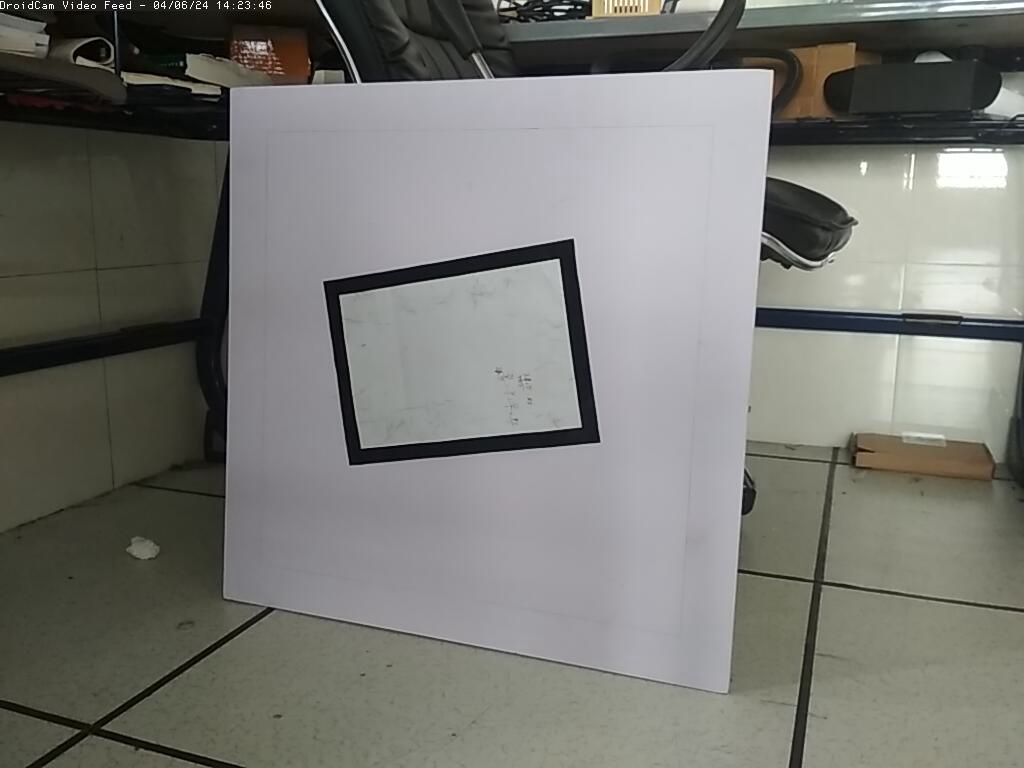
#> input picture img/i.png, 1024 x 768 px
$ jupyter execute test.ipynb
#> lines starting #> are read from the running program, lines starting #| are printed output that depends on the picture
[cell 1]
import cv2 as cv
import numpy as np
from matplotlib import pyplot as plt

[cell 2]
# 14.12 使用 LUT 调节饱和度和明度
img = cv.imread("img/i.png", flags=1)  # 读取彩色
#> img is the input picture: shape (768, 1024, 3); mean B, G, R 114.7, 119.8, 119.5
hsv = cv.cvtColor(img, cv.COLOR_BGR2HSV)  # 色彩空间转换, BGR->HSV
#> hsv: shape (768, 1024, 3); mean H, S, V 69.2, 29.6, 122.2

# 调节通道强度
lutWeaken = np.array([int(0.6*i) for i in range(256)]).astype("uint8")
lutEqual = np.array([i for i in range(256)]).astype("uint8")
lutRaisen = np.array([int(102+0.6*i) for i in range(256)]).astype("uint8")
# 调节饱和度
lutSWeaken = np.dstack((lutEqual, lutWeaken, lutEqual))  # Saturation weaken
lutSRaisen = np.dstack((lutEqual, lutRaisen, lutEqual))  # Saturation raisen
# 调节明度
lutVWeaken = np.dstack((lutEqual, lutEqual, lutWeaken))  # Value weaken
lutVRaisen = np.dstack((lutEqual, lutEqual, lutRaisen))  # Value raisen

blendSWeaken = cv.LUT(hsv, lutSWeaken)  # 饱和度降低
#> blendSWeaken: shape (768, 1024, 3); mean H, S, V 69.2, 17.3, 122.2
blendSRaisen = cv.LUT(hsv, lutSRaisen)  # 饱和度增大
#> blendSRaisen: shape (768, 1024, 3); mean H, S, V 69.2, 119.3, 122.2
blendVWeaken = cv.LUT(hsv, lutVWeaken)  # 明度降低
#> blendVWeaken: shape (768, 1024, 3); mean H, S, V 69.2, 29.6, 72.9
blendVRaisen = cv.LUT(hsv, lutVRaisen)  # 明度升高
#> blendVRaisen: shape (768, 1024, 3); mean H, S, V 69.2, 29.6, 174.9

plt.figure(figsize=(9, 6))
plt.subplot(231), plt.axis('off'), plt.title("Saturation weaken")
plt.imshow(cv.cvtColor(blendSWeaken, cv.COLOR_HSV2RGB))
plt.subplot(232), plt.axis('off'), plt.title("Normal saturation")
plt.imshow(cv.cvtColor(img, cv.COLOR_BGR2RGB))
plt.subplot(233), plt.axis('off'), plt.title("Saturation raisen")
plt.imshow(cv.cvtColor(blendSRaisen, cv.COLOR_HSV2RGB))
plt.subplot(234), plt.axis('off'), plt.title("Value weaken")
plt.imshow(cv.cvtColor(blendVWeaken, cv.COLOR_HSV2RGB))
plt.subplot(235), plt.axis('off'), plt.title("Normal value")
plt.imshow(cv.cvtColor(img, cv.COLOR_BGR2RGB))
plt.subplot(236), plt.axis('off'), plt.title("Value raisen")
plt.imshow(cv.cvtColor(blendVRaisen, cv.COLOR_HSV2RGB))
plt.tight_layout()
plt.show()
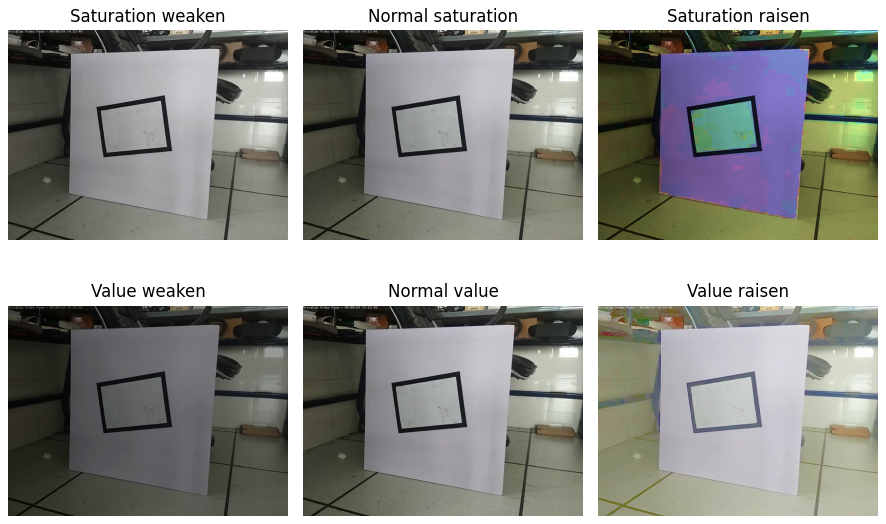
#> figure drawn by matplotlib, 6 panels

[cell 3]
img = cv.imread("img/i.png", flags=1)  # 读取彩色

maxG = 128  # 修改颜色通道最大值，0<=maxG<=255
lutHalf = np.array([int(i * maxG/255) for i in range(256)]).astype("uint8")
lutEqual = np.array([i for i in range(256)]).astype("uint8")

lut3HalfB = np.dstack((lutHalf, lutEqual, lutEqual))  # (1,256,3), B_half/BGR
lut3HalfG = np.dstack((lutEqual, lutHalf, lutEqual))  # (1,256,3), G_half/BGR
lut3HalfR = np.dstack((lutEqual, lutEqual, lutHalf))  # (1,256,3), R_half/BGR

blendHalfB = cv.LUT(img, lut3HalfB)  # B 通道衰减 50%
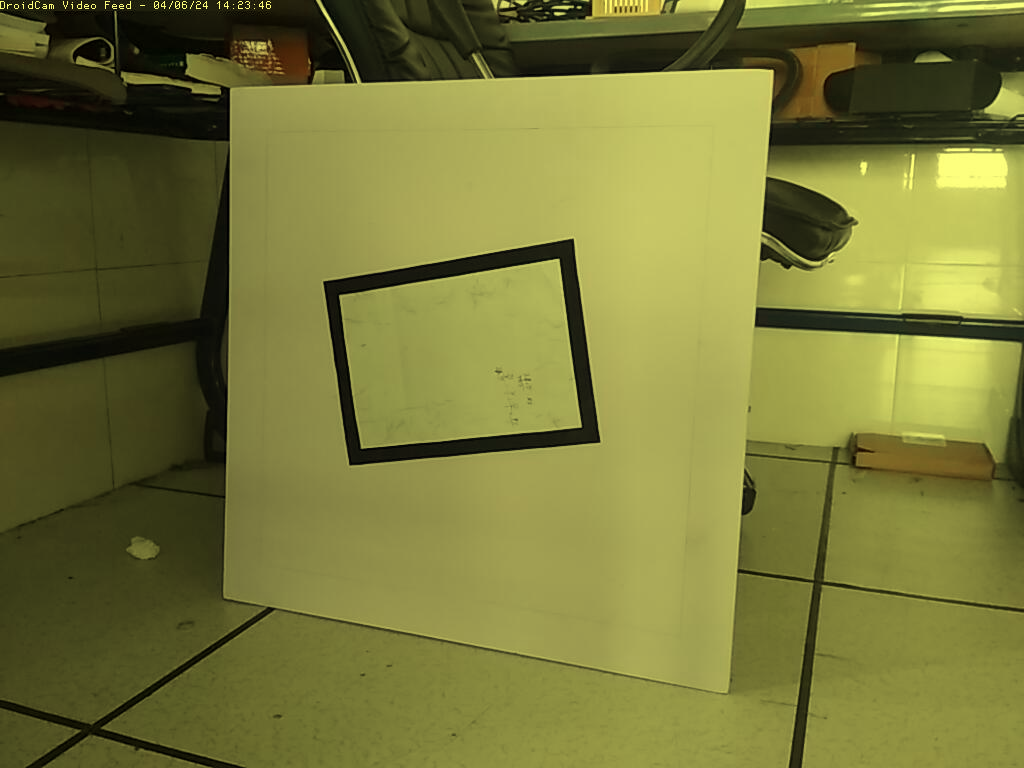
#> blendHalfB: shape (768, 1024, 3); mean B, G, R 57.1, 119.8, 119.5
blendHalfG = cv.LUT(img, lut3HalfG)  # G 通道衰减 50%
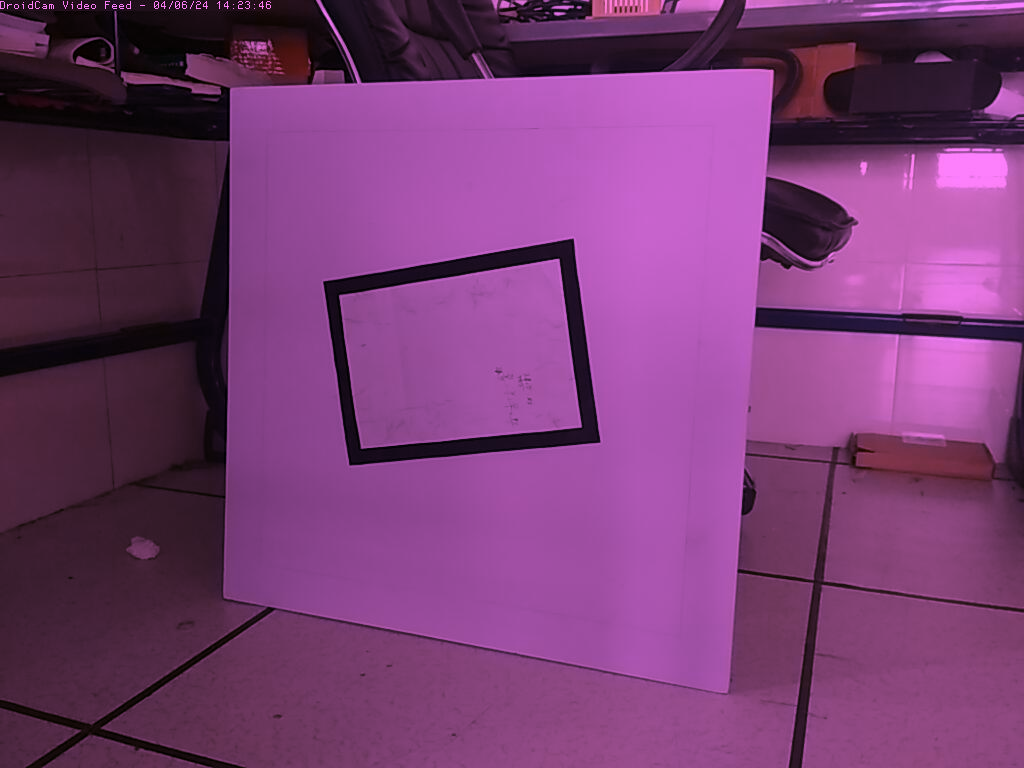
#> blendHalfG: shape (768, 1024, 3); mean B, G, R 114.7, 59.6, 119.5
blendHalfR = cv.LUT(img, lut3HalfR)  # R 通道衰减 50%
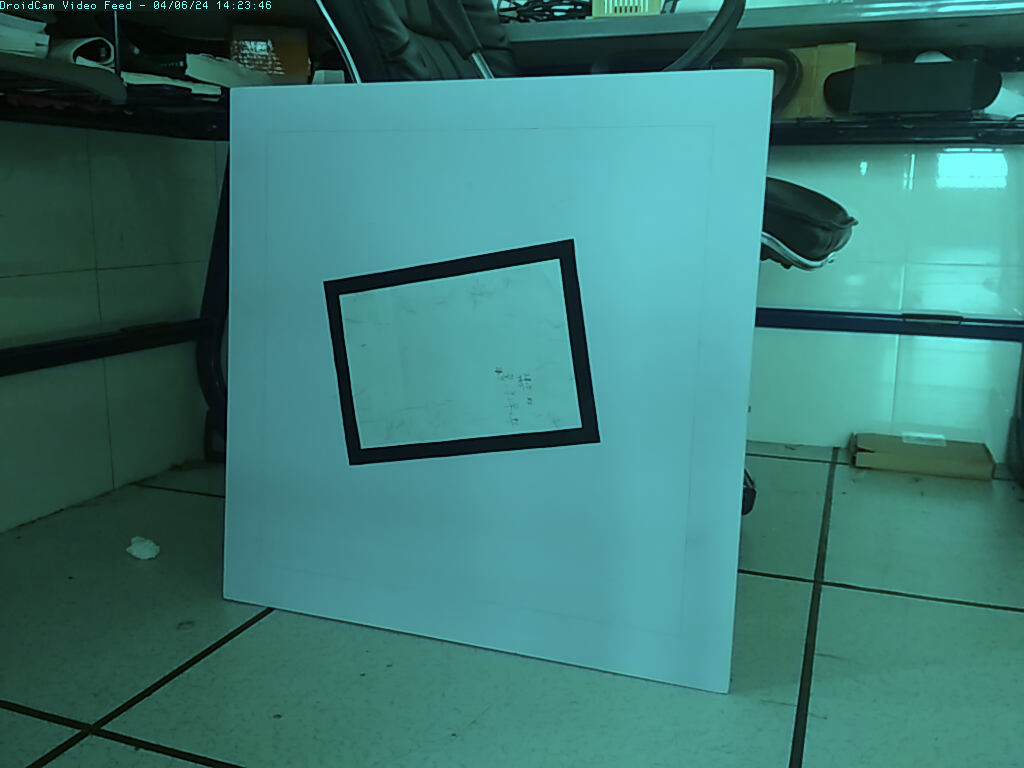
#> blendHalfR: shape (768, 1024, 3); mean B, G, R 114.7, 119.8, 59.5

print(img.shape, lutHalf.shape, lut3HalfB.shape, blendHalfB.shape)
#| (768, 1024, 3) (256,) (1, 256, 3) (768, 1024, 3)
plt.figure(figsize=(9, 5))
plt.subplot(131), plt.axis('off'), plt.title("B half decayed")
plt.imshow(cv.cvtColor(blendHalfB, cv.COLOR_BGR2RGB))
plt.subplot(132), plt.axis('off'), plt.title("G half decayed")
plt.imshow(cv.cvtColor(blendHalfG, cv.COLOR_BGR2RGB))
plt.subplot(133), plt.axis('off'), plt.title("R half decayed")
plt.imshow(cv.cvtColor(blendHalfR, cv.COLOR_BGR2RGB))
plt.tight_layout()
plt.show()
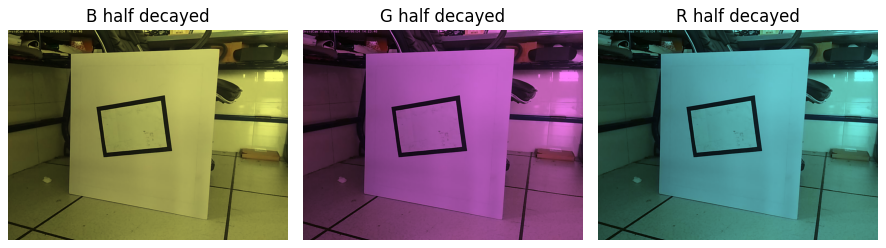
#> figure drawn by matplotlib, 3 panels

$ run again, with img/j.png copied over img/i.png
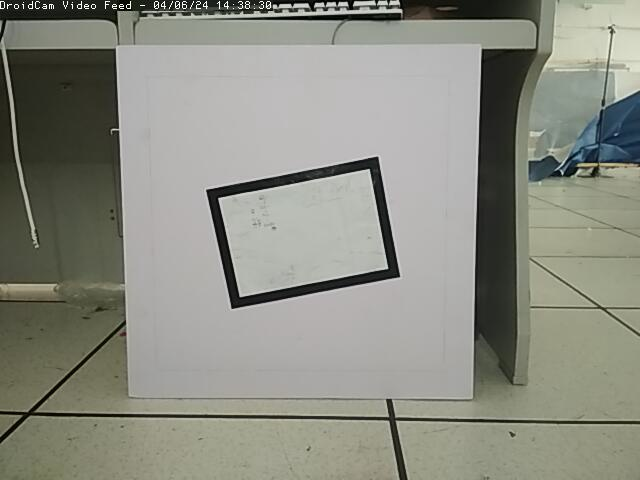
#> input picture img/j.png, 640 x 480 px
#> img is the input picture: shape (480, 640, 3); mean B, G, R 130.3, 140.6, 139.2
#> hsv: shape (480, 640, 3); mean H, S, V 38.2, 28.3, 141.3
#> blendSWeaken: shape (480, 640, 3); mean H, S, V 38.2, 16.6, 141.3
#> blendSRaisen: shape (480, 640, 3); mean H, S, V 38.2, 118.6, 141.3
#> blendVWeaken: shape (480, 640, 3); mean H, S, V 38.2, 28.3, 84.4
#> blendVRaisen: shape (480, 640, 3); mean H, S, V 38.2, 28.3, 186.4
#> `blendHalfR = cv.LUT(img, lut3HalfR)`:
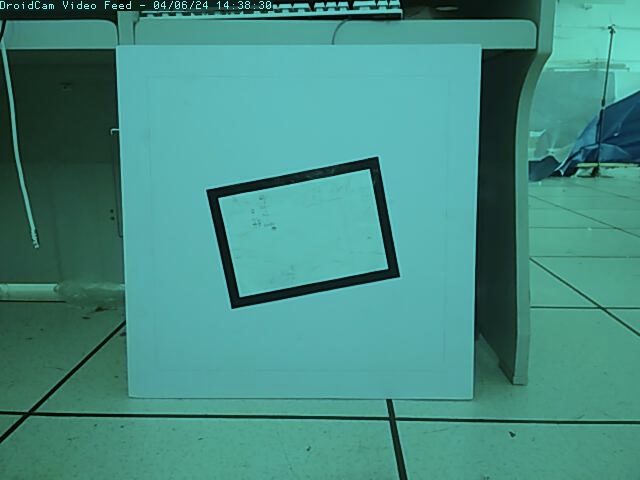
#> blendHalfR: shape (480, 640, 3); mean B, G, R 130.3, 140.6, 69.3
#| (480, 640, 3) (256,) (1, 256, 3) (480, 640, 3)
#> `plt.show()`:
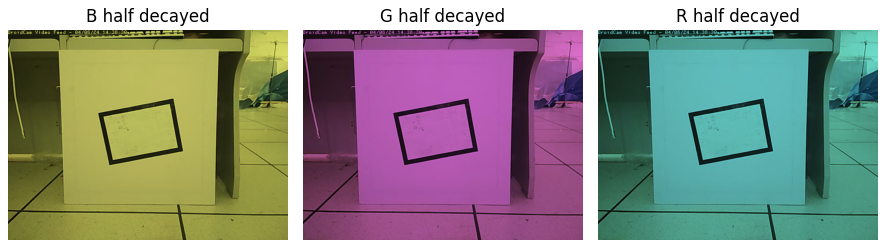
#> figure drawn by matplotlib, 3 panels

$ run again, with img/k.png copied over img/i.png
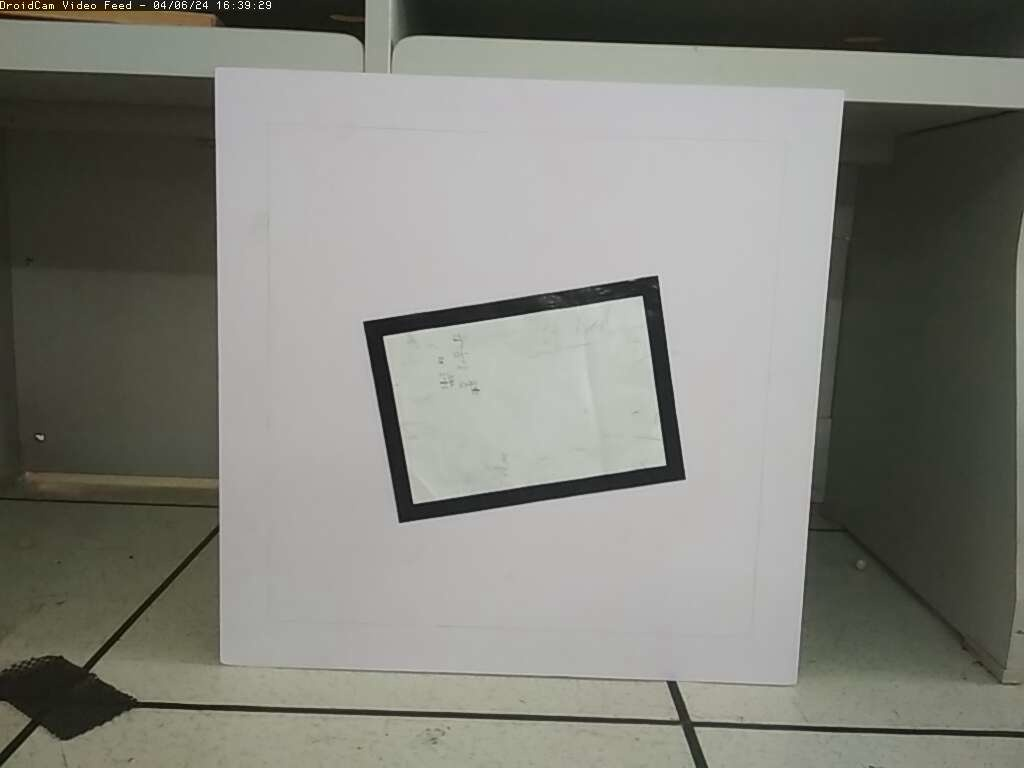
#> input picture img/k.png, 1024 x 768 px
#> img is the input picture: shape (768, 1024, 3); mean B, G, R 120.7, 128.2, 128
#> hsv: shape (768, 1024, 3); mean H, S, V 37.5, 27.4, 129.5
#> blendSWeaken: shape (768, 1024, 3); mean H, S, V 37.5, 16.1, 129.5
#> blendSRaisen: shape (768, 1024, 3); mean H, S, V 37.5, 118.1, 129.5
#> blendVWeaken: shape (768, 1024, 3); mean H, S, V 37.5, 27.4, 77.3
#> blendVRaisen: shape (768, 1024, 3); mean H, S, V 37.5, 27.4, 179.3
#> `blendHalfR = cv.LUT(img, lut3HalfR)`:
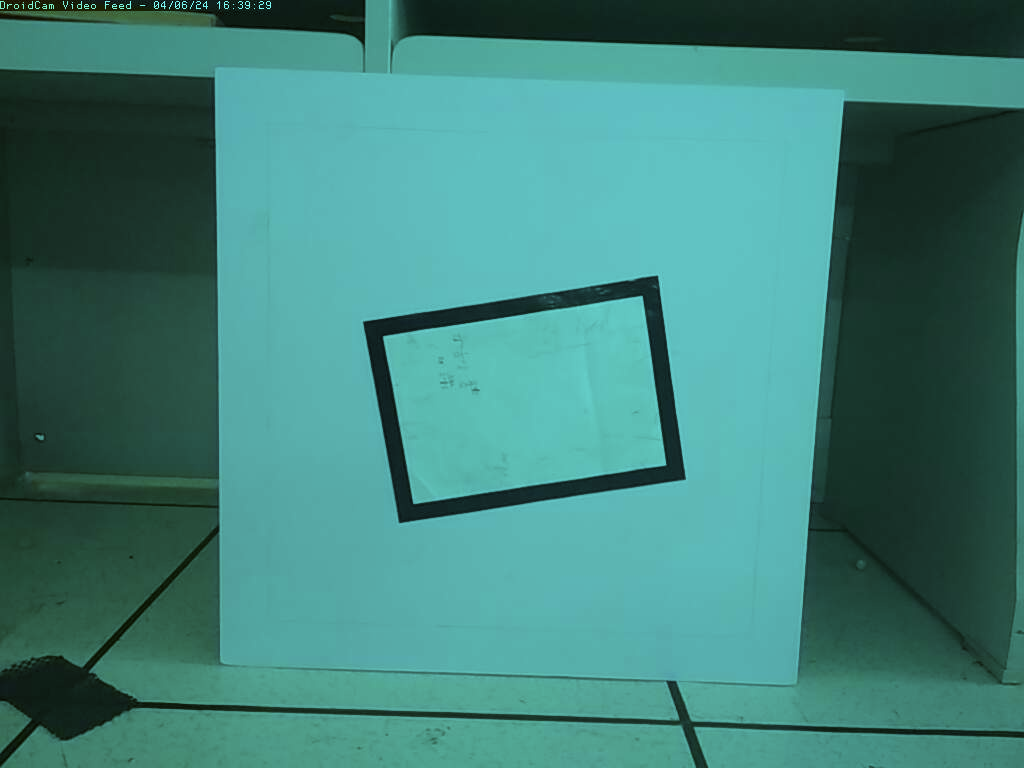
#> blendHalfR: shape (768, 1024, 3); mean B, G, R 120.7, 128.2, 63.7
#| (768, 1024, 3) (256,) (1, 256, 3) (768, 1024, 3)
#> `plt.show()`:
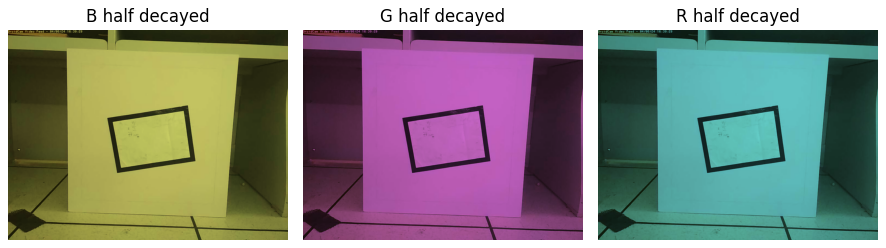
#> figure drawn by matplotlib, 3 panels

$ run again, with img/m.png copied over img/i.png
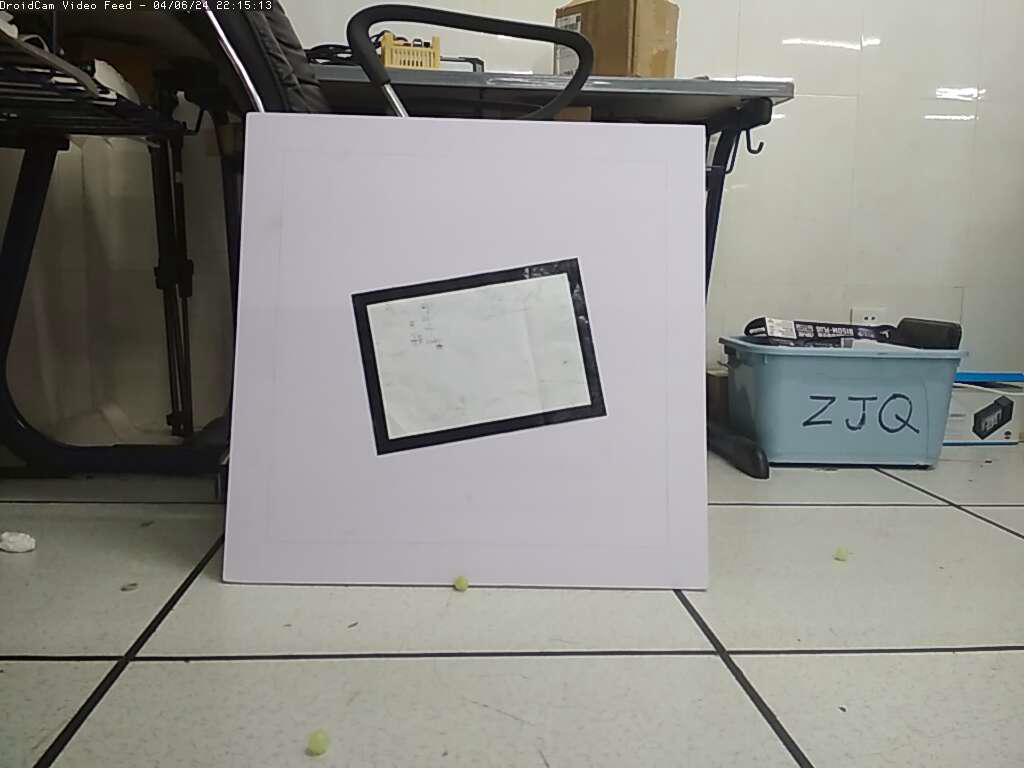
#> input picture img/m.png, 1024 x 768 px
#> img is the input picture: shape (768, 1024, 3); mean B, G, R 135.9, 140.3, 142
#> hsv: shape (768, 1024, 3); mean H, S, V 60.4, 27.9, 144.1
#> blendSWeaken: shape (768, 1024, 3); mean H, S, V 60.4, 16.3, 144.1
#> blendSRaisen: shape (768, 1024, 3); mean H, S, V 60.4, 118.3, 144.1
#> blendVWeaken: shape (768, 1024, 3); mean H, S, V 60.4, 27.9, 86.1
#> blendVRaisen: shape (768, 1024, 3); mean H, S, V 60.4, 27.9, 188.1
#> `blendHalfR = cv.LUT(img, lut3HalfR)`:
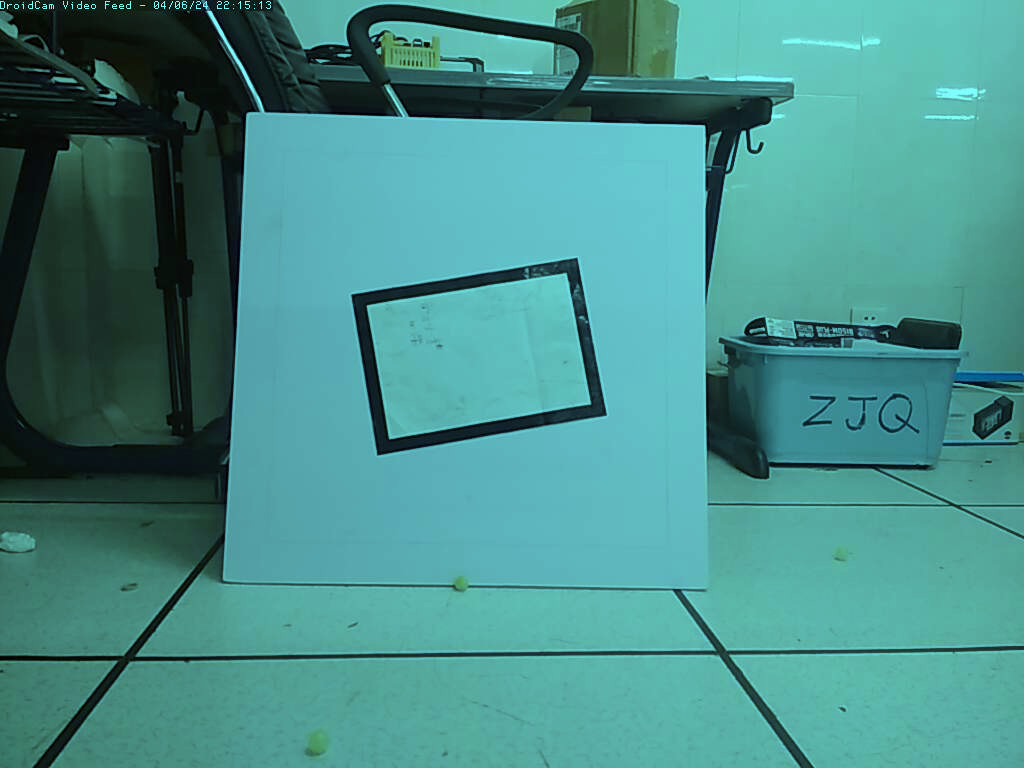
#> blendHalfR: shape (768, 1024, 3); mean B, G, R 135.9, 140.3, 70.8
#| (768, 1024, 3) (256,) (1, 256, 3) (768, 1024, 3)
#> `plt.show()`:
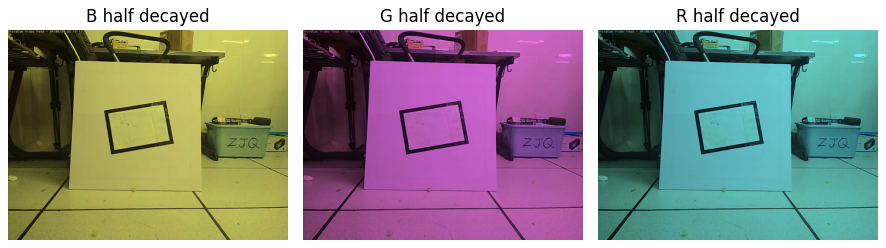
#> figure drawn by matplotlib, 3 panels
